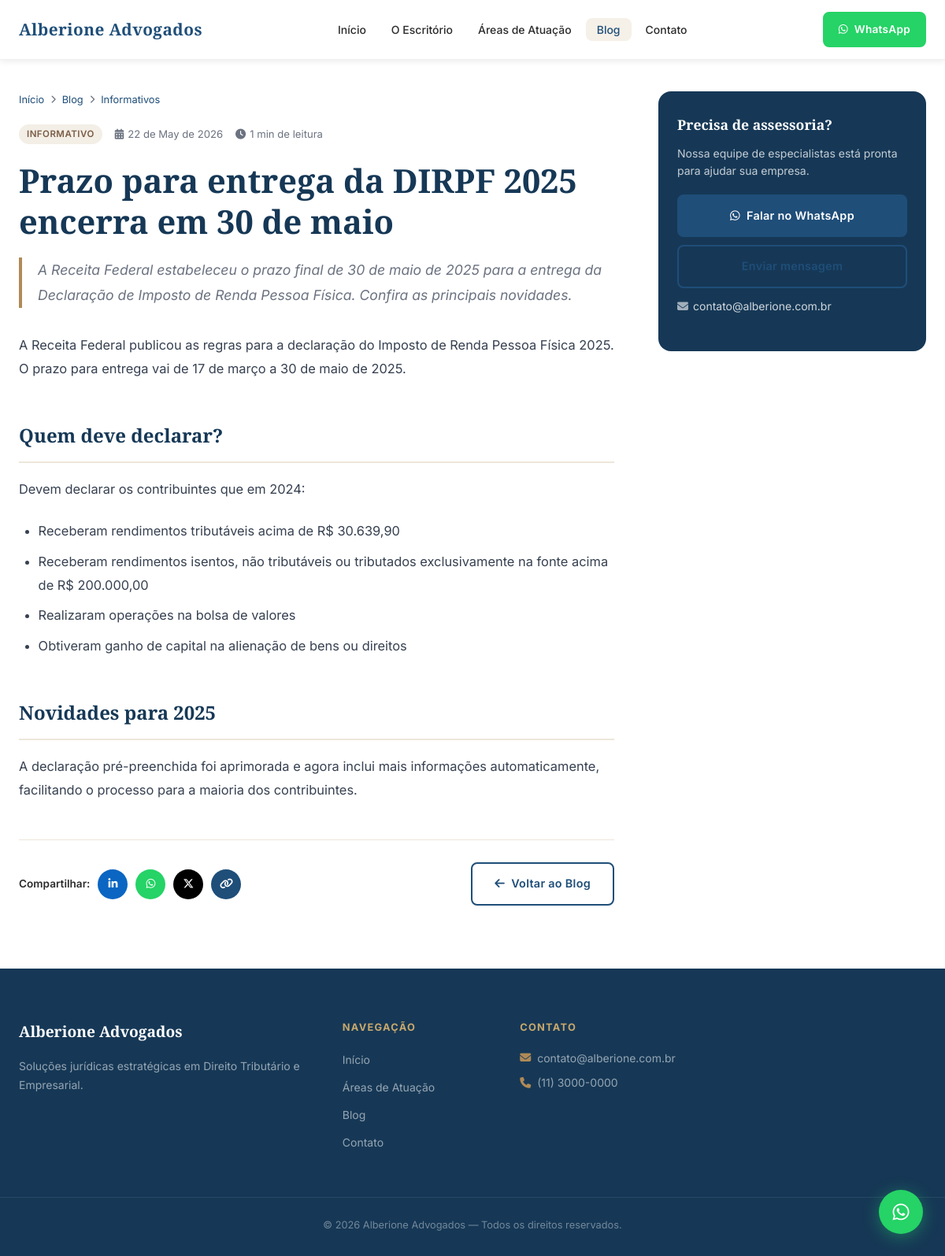
Screenshot of /artigo.php?slug=prazo-dirpf-2025 with the database file from the repository.
### tables this page shows
CREATE TABLE IF NOT EXISTS site_settings (
    id                    INT UNSIGNED  NOT NULL AUTO_INCREMENT,
    config_key            VARCHAR(50)   NOT NULL DEFAULT 'default',

     
    office_name           VARCHAR(150)  NOT NULL DEFAULT 'Alberione Advogados',
    hero_title            VARCHAR(255)  NULL DEFAULT NULL,
    hero_subtitle         TEXT          NULL DEFAULT NULL,
    about_title           VARCHAR(255)  NULL DEFAULT NULL,
    about_text            LONGTEXT      NULL DEFAULT NULL,

     
    email_contato         VARCHAR(150)  NULL DEFAULT NULL,
    email_destino_form    VARCHAR(150)  NULL DEFAULT NULL,
    telefone              VARCHAR(30)   NULL DEFAULT NULL,
    whatsapp_numero       VARCHAR(30)   NULL DEFAULT NULL,
    whatsapp_link         VARCHAR(255)  NULL DEFAULT NULL,

     
    endereco_linha1       VARCHAR(255)  NULL DEFAULT NULL,
    endereco_linha2       VARCHAR(255)  NULL DEFAULT NULL,
    cidade                VARCHAR(120)  NULL DEFAULT NULL,
    estado                VARCHAR(60)   NULL DEFAULT NULL,
    cep                   VARCHAR(20)   NULL DEFAULT NULL,
    horario_atendimento   VARCHAR(120)  NULL DEFAULT NULL,

     
    instagram_url         VARCHAR(255)  NULL DEFAULT NULL,
    facebook_url          VARCHAR(255)  NULL DEFAULT NULL,
    linkedin_url          VARCHAR(255)  NULL DEFAULT NULL,
    youtube_url           VARCHAR(255)  NULL DEFAULT NULL,

     
    seo_home_title        VARCHAR(255)  NULL DEFAULT NULL,
    seo_home_description  VARCHAR(320)  NULL DEFAULT NULL,

     
    logo_path             VARCHAR(255)  NULL DEFAULT NULL,
    favicon_path          VARCHAR(255)  NULL DEFAULT NULL,

     
    smtp_host             VARCHAR(150)  NULL DEFAULT NULL,
    smtp_port             SMALLINT      NULL DEFAULT 587,
    smtp_user             VARCHAR(150)  NULL DEFAULT NULL,
    smtp_pass             VARCHAR(255)  NULL DEFAULT NULL,
    smtp_secure           ENUM('tls','ssl','none') NOT NULL DEFAULT 'tls',
    smtp_from_name        VARCHAR(150)  NULL DEFAULT NULL,
    smtp_from_email       VARCHAR(150)  NULL DEFAULT NULL,

    criado_em             DATETIME      NOT NULL DEFAULT CURRENT_TIMESTAMP,
    atualizado_em         DATETIME      NOT NULL DEFAULT CURRENT_TIMESTAMP ON UPDATE CURRENT_TIMESTAMP,

    PRIMARY KEY (id),
    UNIQUE KEY uq_site_settings_key (config_key)
);

CREATE TABLE IF NOT EXISTS posts (
    id                INT UNSIGNED   NOT NULL AUTO_INCREMENT,
    autor_id          INT UNSIGNED   NOT NULL,
    tipo              ENUM('artigo','informativo') NOT NULL DEFAULT 'artigo',
    categoria         VARCHAR(100)   NULL DEFAULT NULL,
    titulo            VARCHAR(255)   NOT NULL,
    slug              VARCHAR(255)   NOT NULL,
    resumo            TEXT           NULL DEFAULT NULL,
    conteudo          LONGTEXT       NOT NULL,
    imagem_capa       VARCHAR(255)   NULL DEFAULT NULL,
    imagem_alt        VARCHAR(255)   NULL DEFAULT NULL,
    status            ENUM('rascunho','publicado') NOT NULL DEFAULT 'rascunho',
    destaque          TINYINT(1)     NOT NULL DEFAULT 0,
    meta_title        VARCHAR(255)   NULL DEFAULT NULL,
    meta_description  VARCHAR(320)   NULL DEFAULT NULL,
    views_count       INT UNSIGNED   NOT NULL DEFAULT 0,
    publicado_em      DATETIME       NULL DEFAULT NULL,
    criado_em         DATETIME       NOT NULL DEFAULT CURRENT_TIMESTAMP,
    atualizado_em     DATETIME       NOT NULL DEFAULT CURRENT_TIMESTAMP ON UPDATE CURRENT_TIMESTAMP,
    excluido_em       DATETIME       NULL DEFAULT NULL,

    PRIMARY KEY (id),
    UNIQUE KEY uq_posts_slug (slug),
    KEY idx_posts_tipo (tipo),
    KEY idx_posts_categoria (categoria),
    KEY idx_posts_status (status),
    KEY idx_posts_destaque (destaque),
    KEY idx_posts_autor_id (autor_id),
    KEY idx_posts_publicado_em (publicado_em),
    KEY idx_posts_blog_query (tipo, status, publicado_em, excluido_em),
    KEY idx_posts_categoria_pub (categoria, status, publicado_em, excluido_em),
    KEY idx_posts_destaque_pub (destaque, status, publicado_em, excluido_em),

    CONSTRAINT fk_posts_autor
        FOREIGN KEY (autor_id) REFERENCES admins(id)
        ON UPDATE CASCADE ON DELETE RESTRICT
);

### config/helpers.php (called while the page is built, shortened)
<?php
function e(string $str): string {
    return htmlspecialchars($str, ENT_QUOTES | ENT_HTML5, 'UTF-8');
}
function clean(string $str): string {
    return trim(strip_tags($str));
}
function get_site_settings(): array {
    static $settings = null;
    if ($settings !== null) return $settings;
    try {
        $stmt = db()->query("SELECT * FROM site_settings WHERE config_key = 'default' LIMIT 1");
        $row = $stmt->fetch();
        $settings = $row ?: [];
    } catch (Exception $e) {
        $settings = [];
    }
    return $settings;
}
function setting(string $key, string $default = ''): string {
    $s = get_site_settings();
    return !empty($s[$key]) ? $s[$key] : $default;
}
function get_post_by_slug(string $slug): ?array {
    $stmt = db()->prepare(
        "SELECT p.*, a.nome AS autor_nome
         FROM posts p
         LEFT JOIN admins a ON a.id = p.autor_id
         WHERE p.slug = ? AND p.status = 'publicado' AND p.excluido_em IS NULL
         LIMIT 1"
    );
    $stmt->execute([$slug]);
    return $stmt->fetch() ?: null;
}
function format_date(string $datetime, string $format = 'd/m/Y'): string {
    return date($format, strtotime($datetime));
}
function reading_time(string $content): int {
    $words = str_word_count(strip_tags($content));
    return (int)max(1, round($words / 200));
}

### config/database.php (called while the page is built)
<?php
class Database {
    private static $instance = null;
    public static function getInstance() {
        if (self::$instance === null) {
            $dsn = sprintf(
                'mysql:host=%s;port=%s;dbname=%s;charset=%s',
                DB_HOST, DB_PORT, DB_NAME, DB_CHARSET
            );
            try {
                self::$instance = new PDO($dsn, DB_USER, DB_PASS, [
                    PDO::ATTR_ERRMODE            => PDO::ERRMODE_EXCEPTION,
                    PDO::ATTR_DEFAULT_FETCH_MODE => PDO::FETCH_ASSOC,
                    PDO::ATTR_EMULATE_PREPARES   => false,
                    PDO::MYSQL_ATTR_INIT_COMMAND => "SET NAMES utf8mb4 COLLATE utf8mb4_unicode_ci, time_zone='-03:00'",
                ]);
            } catch (PDOException $e) {
                error_log('[DB ERROR] ' . $e->getMessage());
                http_response_code(503);
                $is_local = in_array($_SERVER['SERVER_NAME'] ?? '', ['localhost', '127.0.0.1', '::1'])
                    || strpos($_SERVER['HTTP_HOST'] ?? '', 'localhost') !== false;
                if ($is_local) {
                    die('Erro de conexão com o banco de dados: ' . htmlspecialchars($e->getMessage(), ENT_QUOTES, 'UTF-8')
                        . '<br><br>Verifique DB_NAME, DB_USER, DB_PASS e DB_PORT em config/config.php. No MAMP, normalmente DB_PORT=8889 e DB_PASS=root.');
                }
                die('Serviço temporariamente indisponível.');
            }
        }
        return self::$instance;
    }
}
function db() {
    return Database::getInstance();
}

### artigo.php (the view, shortened to what this page needs)
<?php
$slug = clean($_GET['slug'] ?? '');
$post = get_post_by_slug($slug);
$s = get_site_settings();
$office_name  = e(setting('office_name',  OFFICE_NAME));
$whatsapp_lnk = setting('whatsapp_link',  OFFICE_WHATSAPP_LINK);
$email_ctto   = setting('email_contato',  OFFICE_EMAIL);
$telefone     = setting('telefone',       '');
$bp = rtrim(SITE_URL, '/');
$asset_url = static function (?string $path) use ($bp): string {
    $path = trim((string)$path);
    if ($path === '') {
        return '';
    }
    if (preg_match('#^(https?:)?//#', $path)) {
        return $path;
    }
    return $bp . '/' . ltrim($path, '/');
};
$post_url  = SITE_URL . '/artigo/' . rawurlencode($post['slug']);
$pub_date  = $post['publicado_em'] ?? $post['criado_em'];
$tipo_label = $post['tipo'] === 'artigo' ? 'Artigo' : 'Informativo';
$read_time  = reading_time($post['conteudo']);
?>
<!DOCTYPE html>
<html lang="pt-BR">
<head>
    <link rel="stylesheet" href="https://cdn.jsdelivr.net/npm/@fortawesome/fontawesome-free@6.5.0/css/all.min.css">
    <link rel="stylesheet" href="<?= e($asset_url('assets/css/style.css')) ?>">
    <link rel="stylesheet" href="<?= e($asset_url('assets/css/blog.css')) ?>">
</head>
<body class="artigo-page">
<header id="header" class="site-header">
    <div class="container header-inner">
        <a href="<?= $bp ?>/" class="logo" aria-label="<?= $office_name ?>">
            <?php if (!empty($s['logo_path'])): ?>
                <img src="<?= e($asset_url($s['logo_path'])) ?>" alt="<?= $office_name ?>" height="44">
            <?php else: ?>
                <span class="logo-text"><?= $office_name ?></span>
            <?php endif; ?>
        </a>
        <nav class="main-nav" id="mainNav">
            <ul>
                <li><a href="<?= $bp ?>/#inicio">Início</a></li>
                <li><a href="<?= $bp ?>/#sobre">O Escritório</a></li>
                <li><a href="<?= $bp ?>/#areas">Áreas de Atuação</a></li>
                <li><a href="<?= $bp ?>/blog" class="active">Blog</a></li>
                <li><a href="<?= $bp ?>/#contato">Contato</a></li>
            </ul>
        </nav>
        <?php if (!empty($whatsapp_lnk)): ?>
        <a href="<?= e($whatsapp_lnk) ?>" target="_blank" rel="noopener" class="btn btn-whatsapp-header">
            <i class="fab fa-whatsapp"></i> WhatsApp
        </a>
        <?php endif; ?>
    </div>
</header>
<main class="artigo-main">
    <div class="container artigo-layout">
        <article class="artigo-content" id="artigo">
            <header class="artigo-header">
                <div class="artigo-breadcrumb">
                    <a href="<?= $bp ?>/">Início</a>
                    <i class="fas fa-chevron-right"></i>
                    <a href="<?= $bp ?>/blog">Blog</a>
                    <i class="fas fa-chevron-right"></i>
                    <a href="<?= $bp ?>/blog?tipo=<?= $post['tipo'] ?>"><?= $tipo_label ?>s</a>
                </div>
                <div class="artigo-meta-top">
                    <span class="badge badge-<?= $post['tipo'] ?>"><?= $tipo_label ?></span>
                    <time datetime="<?= e($pub_date) ?>" class="artigo-date">
                        <i class="fas fa-calendar-alt"></i>
                        <?= format_date($pub_date, 'd \d\e F \d\e Y') ?>
                    </time>
                    <span class="artigo-read-time">
                        <i class="fas fa-clock"></i>
                        <?= $read_time ?> min de leitura
                    </span>
                </div>
                <h1 class="artigo-title"><?= e($post['titulo']) ?></h1>
                <?php if (!empty($post['resumo'])): ?>
                <p class="artigo-lead"><?= e($post['resumo']) ?></p>
                <?php endif; ?>
            </header>
            <div class="artigo-body prose" id="artigo-body">
                <?= $post['conteudo']  ?>
            </div>
            <footer class="artigo-footer">
                <div class="artigo-share">
                    <span>Compartilhar:</span>
                    <a href="https://www.linkedin.com/shareArticle?mini=true&url=<?= rawurlencode($post_url) ?>&title=<?= rawurlencode($post['titulo']) ?>"
                       target="_blank" rel="noopener" class="share-btn share-linkedin" aria-label="LinkedIn">
                        <i class="fab fa-linkedin-in"></i>
                    </a>
                    <?php if (!empty($whatsapp_lnk)): ?>
                    <a href="https://wa.me/?text=<?= rawurlencode($post['titulo'] . ' — ' . $post_url) ?>"
                       target="_blank" rel="noopener" class="share-btn share-wa" aria-label="WhatsApp">
                        <i class="fab fa-whatsapp"></i>
                    </a>
                    <?php endif; ?>
                    <a href="https://twitter.com/intent/tweet?text=<?= rawurlencode($post['titulo']) ?>&url=<?= rawurlencode($post_url) ?>"
                       target="_blank" rel="noopener" class="share-btn share-twitter" aria-label="Twitter/X">
                        <i class="fab fa-x-twitter"></i>
                    </a>
                    <button class="share-btn share-copy" data-url="<?= e($post_url) ?>" aria-label="Copiar link">
                        <i class="fas fa-link"></i>
                    </button>
                </div>
                <a href="<?= $bp ?>/blog" class="btn btn-outline">
                    <i class="fas fa-arrow-left"></i> Voltar ao Blog
                </a>
            </footer>
        </article>
        <aside class="artigo-sidebar">
            <div class="sidebar-cta">
                <h4>Precisa de assessoria?</h4>
                <p>Nossa equipe de especialistas está pronta para ajudar sua empresa.</p>
                <?php if (!empty($whatsapp_lnk)): ?>
                <a href="<?= e($whatsapp_lnk) ?>" target="_blank" rel="noopener" class="btn btn-primary btn-full">
                    <i class="fab fa-whatsapp"></i> Falar no WhatsApp
                </a>
                <?php endif; ?>
                <a href="<?= $bp ?>/#contato" class="btn btn-outline btn-full" style="margin-top:10px">
                    Enviar mensagem
                </a>
                <?php if (!empty($email_ctto)): ?>
                <p class="sidebar-email"><i class="fas fa-envelope"></i> <a href="mailto:<?= e($email_ctto) ?>"><?= e($email_ctto) ?></a></p>
                <?php endif; ?>
            </div>
        </aside>
    </div>
</main>
<footer class="site-footer">
    <div class="container footer-inner">
        <div class="footer-brand">
            <?php if (!empty($s['logo_path'])): ?>
                <img src="<?= e($asset_url($s['logo_path'])) ?>" alt="<?= $office_name ?>" height="36" class="footer-logo">
            <?php else: ?>
                <span class="footer-logo-text"><?= $office_name ?></span>
            <?php endif; ?>
            <p>Soluções jurídicas estratégicas em Direito Tributário e Empresarial.</p>
        </div>
        <div class="footer-links">
            <h4>Navegação</h4>
            <ul>
                <li><a href="<?= $bp ?>/">Início</a></li>
                <li><a href="<?= $bp ?>/#areas">Áreas de Atuação</a></li>
                <li><a href="<?= $bp ?>/blog">Blog</a></li>
                <li><a href="<?= $bp ?>/#contato">Contato</a></li>
            </ul>
        </div>
        <div class="footer-contact">
            <h4>Contato</h4>
            <?php if (!empty($email_ctto)): ?><p><i class="fas fa-envelope"></i> <a href="mailto:<?= e($email_ctto) ?>"><?= e($email_ctto) ?></a></p><?php endif; ?>
            <?php if (!empty($telefone)): ?><p><i class="fas fa-phone"></i> <?= e($telefone) ?></p><?php endif; ?>
        </div>
    </div>
    <div class="footer-bottom">
        <div class="container">
            <p>&copy; <?= date('Y') ?> <?= $office_name ?> — Todos os direitos reservados.</p>
        </div>
    </div>
</footer>
<?php if (!empty($whatsapp_lnk)): ?>
<a href="<?= e($whatsapp_lnk) ?>" target="_blank" rel="noopener" class="whatsapp-float" aria-label="WhatsApp">
    <i class="fab fa-whatsapp"></i>
</a>
<?php endif; ?>
</body>
</html>

### rows the page displays
site_settings: office_name "Alberione Advogados", email_contato "contato@alberione.com.br", telefone "(11) 3000-0000"
posts: tipo "Informativo", tipo "INFORMATIVO", publicado_em "22 de May de 2026", conteudo "1", titulo "Prazo para entrega da DIRPF 2025 encerra em 30 de maio", resumo "A Receita Federal estabeleceu o prazo final de 30 de maio de 2025 para a entrega da Declaração de Imposto de Renda Pessoa Física. Confira as principais novidades.", conteudo "A Receita Federal publicou as regras para a declaração do Imposto de Renda Pessoa Física 2025. O prazo para entrega vai de 17 de março a 30 de maio de 2025. Quem deve declarar? Devem declarar os contribuintes que em 2024: Receberam rendimentos tributáveis acima de R$ 30.639,90 Receberam rendimentos isentos, não tributáveis ou tributados exclusivamente na fonte acima de R$ 200.000,00 Realizaram operações na bolsa de valores Obtiveram ganho de capital na alienação de bens ou direitos Novidades para 2025 A declaração pré-preenchida foi aprimorada e agora inclui mais informações automaticamente, facilitando o processo para a maioria dos contribuintes."
